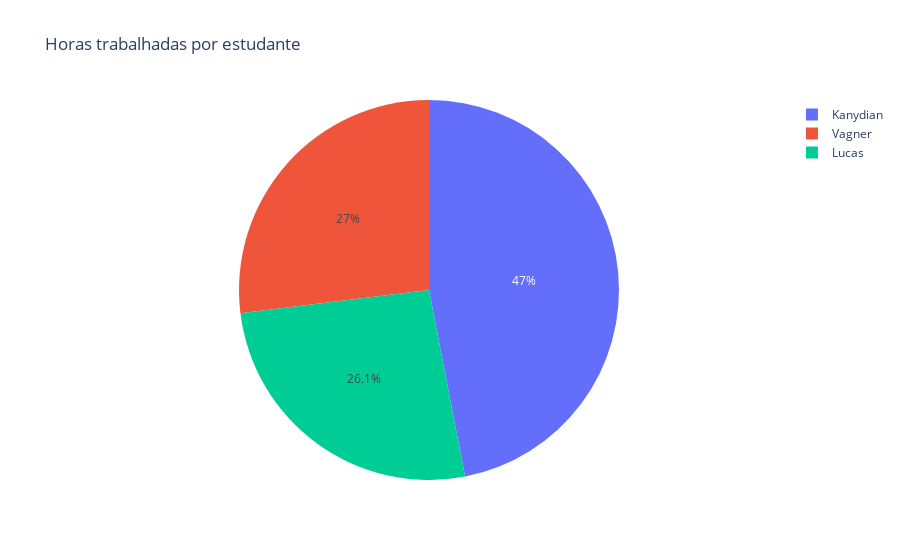

This figure's notebook cell:
### Code cell
fig_total_hours = px.pie(df, values="Horas trabalhas no TCS", names="Estudante", title="Horas trabalhadas por estudante")
fig_total_hours.show()

### Figure 1 — Plotly figure (JSON) as saved in the notebook; plotly's stock layout.template omitted (floating-point values rounded to 4 significant figures)
{"data": [{"domain": {"x": [0, 1], "y": [0, 1]}, "hovertemplate": "Estudante=%{label}<br>Horas trabalhas no TCS=%{value}<extra></extra>", "labels": ["Kanydian", "Lucas", "Kanydian", "Vagner", "Vagner", "Kanydian", "Kanydian", "Kanydian", "Kanydian", "Lucas", "Vagner", "Kanydian", "Kanydian", "Kanydian", "Lucas", "Kanydian", "Kanydian", "Vagner", "Kanydian", "Kanydian", "Kanydian", "Lucas", "Kanydian", "Lucas", "Lucas", "Kanydian", "Kanydian", "Kanydian", "Kanydian", "Kanydian", "Kanydian", "Vagner", "Kanydian", "Lucas", "Vagner", "Kanydian", "Vagner", "Lucas", "Kanydian", "Kanydian", "Kanydian", "Vagner", "Lucas", "Vagner", "Kanydian", "Kanydian", "Kanydian", "Lucas", "Kanydian", "Lucas", "Vagner", "Kanydian", "Kanydian", "Kanydian", "Kanydian", "Kanydian", "Vagner", "Vagner", "Kanydian", "Lucas", "Kanydian", "Kanydian", "Kanydian", "Kanydian", "Vagner", "Kanydian", "Kanydian", "Kanydian", "Kanydian", "Kanydian", "Lucas", "Kanydian", "Vagner", "Vagner", "Lucas", "Lucas", "Vagner", "Kanydian", "Kanydian"], "legendgroup": "", "name": "", "showlegend": true, "type": "pie", "values": [1, 4, 2, 2, 2, 1, 1, 1, 4, 4, 4, 1, 1, 1, 4, 4, 3, 3, 3, 1, 2, 4, 1, 1, 5, 3, 2, 1, 3, 2, 2, 3, 3, 4, 4, 4, 4, 5, 4, 6, 1, 8, 5, 4, 2, 2, 3, 4, 1, 4, 4, 2, 1, 4, 1, 1, 4, 4, 2, 4, 1, 4, 4, 1, 4, 3, 2, 1, 4, 2, 4, 4, 4, 4, 4, 4, 4, 4, 1]}], "layout": {"autosize": true, "legend": {"tracegroupgap": 0}, "title": {"text": "Horas trabalhadas por estudante"}}}
